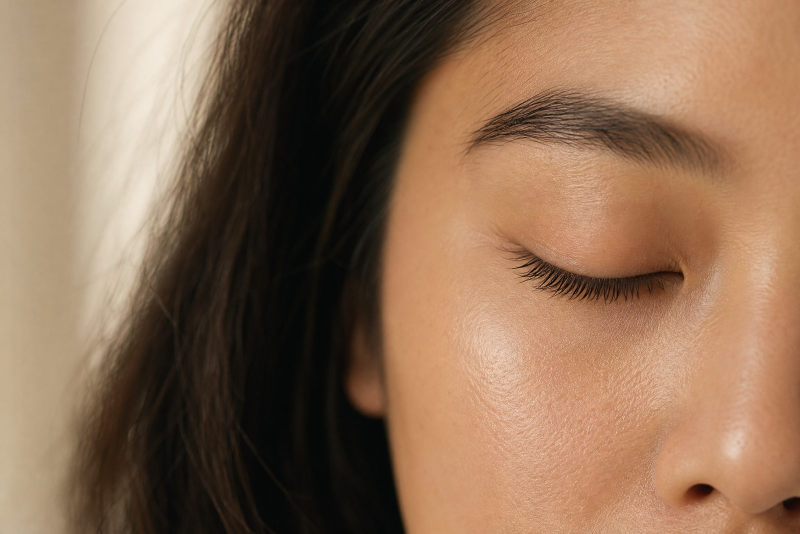
#> input picture assets/img/hero-1600.jpg, 1600 x 1067 px, given in place of hero-main.jpg, which was not available (shown at 1/2 size)
$ python optimize_images.py
#> lines starting #> are read from the running program, lines starting #| are printed output that depends on the picture
#!/usr/bin/env python3
"""Resize and re-encode the generated photography into web-ready derivatives.

Produces responsive JPEG + WebP variants for each source image so the page can
serve the lightest acceptable file at every viewport.
"""
import os
from PIL import Image

SRC_DIR = "/home/ubuntu/testing2/assets/img"
OUT_DIR = "/home/ubuntu/testing2/assets/img"

# (source name, output base, target widths, quality)
IMAGES = [
    ("hero-main.jpg",       "hero",     [900, 1600], 82),
    ("proof-lift-day1.jpg", "proof-d1", [700, 1100], 82),
    ("proof-lift-day56.jpg","proof-d56",[700, 1100], 82),
    ("studio-room.jpg",     "studio",   [700, 1100], 82),
    ("process-detail.jpg",  "process",  [900, 1400], 82),
]


def encode(img: Image.Image, base: str, width: int, quality: int) -> None:
    ratio = width / img.width
    height = round(img.height * ratio)
    resized = img.resize((width, height), Image.LANCZOS)
    jpg_path = os.path.join(OUT_DIR, f"{base}-{width}.jpg")
    webp_path = os.path.join(OUT_DIR, f"{base}-{width}.webp")
    resized.save(jpg_path, "JPEG", quality=quality, optimize=True, progressive=True)
    resized.save(webp_path, "WEBP", quality=quality, method=6)
    jpg_kb = os.path.getsize(jpg_path) / 1024
    webp_kb = os.path.getsize(webp_path) / 1024
    print(f"{base}-{width}: {width}x{height}  jpg {jpg_kb:.0f} KB  webp {webp_kb:.0f} KB")


def main() -> None:
    for src_name, base, widths, quality in IMAGES:
        src_path = os.path.join(SRC_DIR, src_name)
        with Image.open(src_path) as im:
#> im is the input picture: PIL image 1600x1067 RGB; mean R, G, B 139, 108.1, 83.7
            img = im.convert("RGB")
            for width in widths:
                encode(img, base, width, quality)
#> this loop made 2 passes
#> pass 1, in encode, `resized = img.resize((width, height), Image.LANCZOS)`:
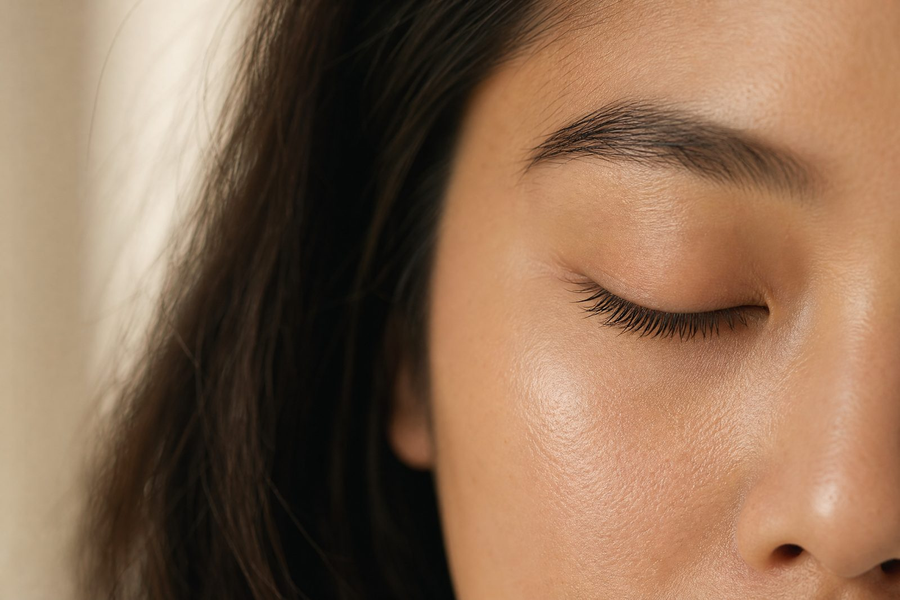
#> resized: PIL image 900x600 RGB; mean R, G, B 139, 108.1, 83.7
#> pass 2 of the loop in main, `for src_name, base, widths, quality in IMAGES:`:
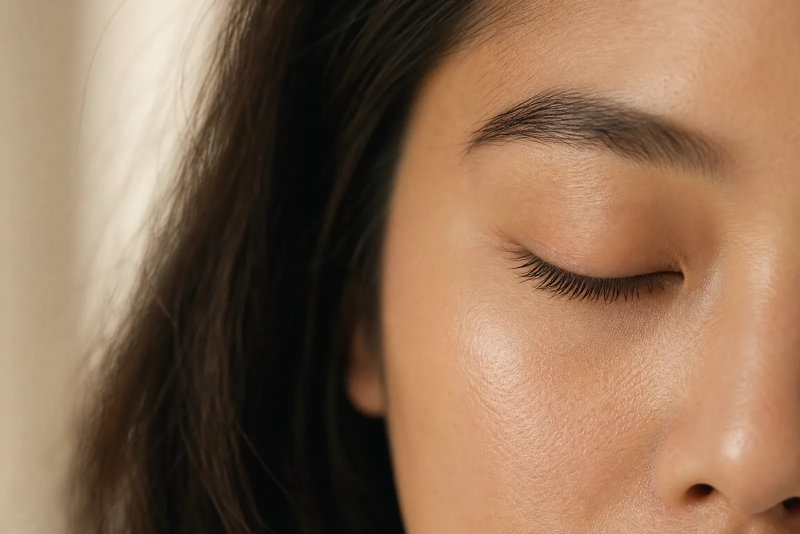
#> input picture assets/img/hero-1600.webp, 1600 x 1067 px, given in place of proof-lift-day1.jpg, which was not available (shown at 1/2 size)
#> in main, im is the input picture: PIL image 1600x1067 RGB; mean R, G, B 138.8, 108.4, 83.5
#> the loop in main, `for width in widths:` made 2 passes
#> pass 1, in encode (call 3), `resized = img.resize((width, height), Image.LANCZOS)`:
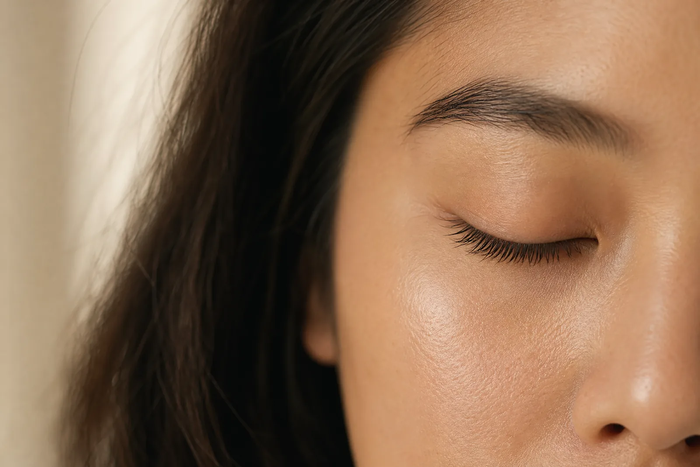
#> resized: PIL image 700x467 RGB; mean R, G, B 138.8, 108.4, 83.5


if __name__ == "__main__":
#> (the run stopped early here; a loop or call above may not have finished)
